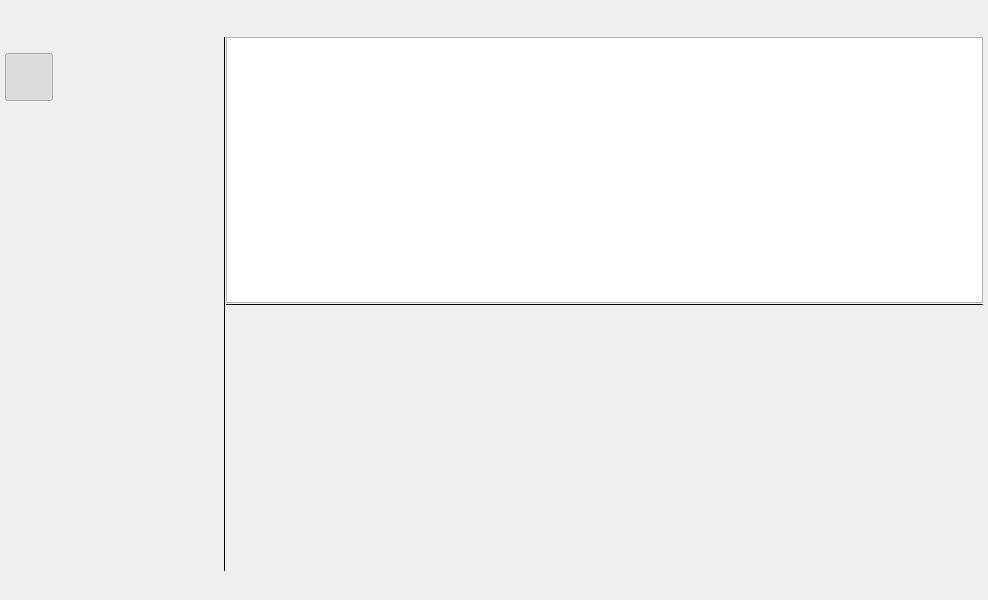
<?xml version="1.0" encoding="UTF-8"?>
<ui version="4.0">
 <class>Sho</class>
 <widget class="QMainWindow" name="Sho">
  <property name="geometry">
   <rect>
    <x>0</x>
    <y>0</y>
    <width>988</width>
    <height>600</height>
   </rect>
  </property>
  <property name="windowTitle">
   <string>MainWindow</string>
  </property>
  <property name="styleSheet">
   <string notr="true"/>
  </property>
  <widget class="QWidget" name="outer">
   <property name="styleSheet">
    <string notr="true"/>
   </property>
   <layout class="QVBoxLayout" name="appMargins">
    <property name="spacing">
     <number>0</number>
    </property>
    <property name="leftMargin">
     <number>5</number>
    </property>
    <property name="topMargin">
     <number>5</number>
    </property>
    <property name="rightMargin">
     <number>5</number>
    </property>
    <property name="bottomMargin">
     <number>5</number>
    </property>
    <item>
     <layout class="QHBoxLayout" name="horizontalLayout_6" stretch="0,0,1">
      <property name="spacing">
       <number>0</number>
      </property>
      <item>
       <widget class="QFrame" name="toolBar">
        <property name="sizePolicy">
         <sizepolicy hsizetype="Fixed" vsizetype="Preferred">
          <horstretch>0</horstretch>
          <verstretch>0</verstretch>
         </sizepolicy>
        </property>
        <property name="minimumSize">
         <size>
          <width>48</width>
          <height>0</height>
         </size>
        </property>
        <property name="maximumSize">
         <size>
          <width>48</width>
          <height>16777215</height>
         </size>
        </property>
        <property name="styleSheet">
         <string notr="true"/>
        </property>
        <property name="frameShape">
         <enum>QFrame::NoFrame</enum>
        </property>
        <property name="frameShadow">
         <enum>QFrame::Plain</enum>
        </property>
        <property name="lineWidth">
         <number>0</number>
        </property>
        <layout class="QVBoxLayout" name="verticalLayout_2">
         <property name="spacing">
          <number>0</number>
         </property>
         <property name="leftMargin">
          <number>0</number>
         </property>
         <property name="topMargin">
          <number>0</number>
         </property>
         <property name="rightMargin">
          <number>0</number>
         </property>
         <property name="bottomMargin">
          <number>0</number>
         </property>
         <item>
          <widget class="QToolButton" name="dataBase">
           <property name="minimumSize">
            <size>
             <width>48</width>
             <height>48</height>
            </size>
           </property>
           <property name="maximumSize">
            <size>
             <width>48</width>
             <height>48</height>
            </size>
           </property>
           <property name="toolTip">
            <string>Connect to DB/Create DB</string>
           </property>
           <property name="styleSheet">
            <string notr="true"/>
           </property>
           <property name="text">
            <string/>
           </property>
           <property name="iconSize">
            <size>
             <width>32</width>
             <height>32</height>
            </size>
           </property>
           <property name="autoRaise">
            <bool>true</bool>
           </property>
          </widget>
         </item>
         <item>
          <widget class="QToolButton" name="btnDir">
           <property name="minimumSize">
            <size>
             <width>48</width>
             <height>48</height>
            </size>
           </property>
           <property name="maximumSize">
            <size>
             <width>48</width>
             <height>48</height>
            </size>
           </property>
           <property name="toolTip">
            <string>Show file list for current directory</string>
           </property>
           <property name="styleSheet">
            <string notr="true"/>
           </property>
           <property name="text">
            <string/>
           </property>
           <property name="iconSize">
            <size>
             <width>32</width>
             <height>32</height>
            </size>
           </property>
           <property name="checkable">
            <bool>true</bool>
           </property>
           <property name="checked">
            <bool>true</bool>
           </property>
           <property name="autoExclusive">
            <bool>true</bool>
           </property>
           <property name="autoRaise">
            <bool>true</bool>
           </property>
           <attribute name="buttonGroup">
            <string notr="true">buttons</string>
           </attribute>
          </widget>
         </item>
         <item>
          <widget class="QToolButton" name="btnFilter">
           <property name="minimumSize">
            <size>
             <width>48</width>
             <height>48</height>
            </size>
           </property>
           <property name="maximumSize">
            <size>
             <width>48</width>
             <height>48</height>
            </size>
           </property>
           <property name="toolTip">
            <string>Show file list according the filter</string>
           </property>
           <property name="styleSheet">
            <string notr="true"/>
           </property>
           <property name="text">
            <string/>
           </property>
           <property name="iconSize">
            <size>
             <width>32</width>
             <height>32</height>
            </size>
           </property>
           <property name="checkable">
            <bool>true</bool>
           </property>
           <property name="checked">
            <bool>false</bool>
           </property>
           <property name="autoExclusive">
            <bool>true</bool>
           </property>
           <property name="autoRaise">
            <bool>true</bool>
           </property>
           <attribute name="buttonGroup">
            <string notr="true">buttons</string>
           </attribute>
          </widget>
         </item>
         <item>
          <widget class="QToolButton" name="btnFilterSetup">
           <property name="minimumSize">
            <size>
             <width>48</width>
             <height>48</height>
            </size>
           </property>
           <property name="maximumSize">
            <size>
             <width>48</width>
             <height>48</height>
            </size>
           </property>
           <property name="toolTip">
            <string>Setup file list filter</string>
           </property>
           <property name="text">
            <string/>
           </property>
           <property name="iconSize">
            <size>
             <width>32</width>
             <height>32</height>
            </size>
           </property>
           <property name="checkable">
            <bool>true</bool>
           </property>
           <property name="autoRaise">
            <bool>true</bool>
           </property>
           <attribute name="buttonGroup">
            <string notr="true">buttons</string>
           </attribute>
          </widget>
         </item>
         <item>
          <widget class="QToolButton" name="btnScan">
           <property name="minimumSize">
            <size>
             <width>48</width>
             <height>48</height>
            </size>
           </property>
           <property name="maximumSize">
            <size>
             <width>48</width>
             <height>48</height>
            </size>
           </property>
           <property name="toolTip">
            <string>Scan file system to add files into DB</string>
           </property>
           <property name="styleSheet">
            <string notr="true"/>
           </property>
           <property name="text">
            <string/>
           </property>
           <property name="iconSize">
            <size>
             <width>32</width>
             <height>32</height>
            </size>
           </property>
           <property name="autoRaise">
            <bool>true</bool>
           </property>
          </widget>
         </item>
         <item>
          <spacer name="verticalSpacer">
           <property name="orientation">
            <enum>Qt::Vertical</enum>
           </property>
           <property name="sizeHint" stdset="0">
            <size>
             <width>20</width>
             <height>286</height>
            </size>
           </property>
          </spacer>
         </item>
         <item>
          <widget class="QToolButton" name="btnToggleBar">
           <property name="minimumSize">
            <size>
             <width>48</width>
             <height>48</height>
            </size>
           </property>
           <property name="maximumSize">
            <size>
             <width>48</width>
             <height>48</height>
            </size>
           </property>
           <property name="toolTip">
            <string>Toggle Navigator bar</string>
           </property>
           <property name="styleSheet">
            <string notr="true"/>
           </property>
           <property name="text">
            <string/>
           </property>
           <property name="iconSize">
            <size>
             <width>32</width>
             <height>32</height>
            </size>
           </property>
           <property name="autoRaise">
            <bool>true</bool>
           </property>
          </widget>
         </item>
         <item>
          <widget class="QToolButton" name="btnSetup">
           <property name="minimumSize">
            <size>
             <width>48</width>
             <height>48</height>
            </size>
           </property>
           <property name="maximumSize">
            <size>
             <width>48</width>
             <height>48</height>
            </size>
           </property>
           <property name="toolTip">
            <string>Menu</string>
           </property>
           <property name="styleSheet">
            <string notr="true"/>
           </property>
           <property name="text">
            <string/>
           </property>
           <property name="iconSize">
            <size>
             <width>32</width>
             <height>32</height>
            </size>
           </property>
           <property name="popupMode">
            <enum>QToolButton::InstantPopup</enum>
           </property>
           <property name="autoRaise">
            <bool>true</bool>
           </property>
          </widget>
         </item>
        </layout>
       </widget>
      </item>
      <item>
       <widget class="QFrame" name="container">
        <property name="sizePolicy">
         <sizepolicy hsizetype="Fixed" vsizetype="Preferred">
          <horstretch>0</horstretch>
          <verstretch>0</verstretch>
         </sizepolicy>
        </property>
        <property name="minimumSize">
         <size>
          <width>170</width>
          <height>0</height>
         </size>
        </property>
        <property name="maximumSize">
         <size>
          <width>170</width>
          <height>16777215</height>
         </size>
        </property>
        <property name="whatsThis">
         <string comment="Selected views..."/>
        </property>
        <property name="layoutDirection">
         <enum>Qt::LeftToRight</enum>
        </property>
        <property name="styleSheet">
         <string notr="true"/>
        </property>
       </widget>
      </item>
      <item>
       <widget class="QFrame" name="fileFrame">
        <property name="sizePolicy">
         <sizepolicy hsizetype="Preferred" vsizetype="Preferred">
          <horstretch>0</horstretch>
          <verstretch>0</verstretch>
         </sizepolicy>
        </property>
        <property name="minimumSize">
         <size>
          <width>170</width>
          <height>0</height>
         </size>
        </property>
        <property name="frameShape">
         <enum>QFrame::NoFrame</enum>
        </property>
        <property name="frameShadow">
         <enum>QFrame::Plain</enum>
        </property>
        <property name="lineWidth">
         <number>0</number>
        </property>
        <layout class="QVBoxLayout" name="verticalLayout_3">
         <property name="spacing">
          <number>0</number>
         </property>
         <property name="leftMargin">
          <number>0</number>
         </property>
         <property name="topMargin">
          <number>0</number>
         </property>
         <property name="rightMargin">
          <number>0</number>
         </property>
         <property name="bottomMargin">
          <number>0</number>
         </property>
         <item>
          <widget class="QFrame" name="topBar">
           <property name="sizePolicy">
            <sizepolicy hsizetype="Preferred" vsizetype="Fixed">
             <horstretch>0</horstretch>
             <verstretch>0</verstretch>
            </sizepolicy>
           </property>
           <property name="minimumSize">
            <size>
             <width>0</width>
             <height>32</height>
            </size>
           </property>
           <property name="maximumSize">
            <size>
             <width>16777215</width>
             <height>32</height>
            </size>
           </property>
           <property name="styleSheet">
            <string notr="true"/>
           </property>
           <property name="frameShape">
            <enum>QFrame::NoFrame</enum>
           </property>
           <property name="frameShadow">
            <enum>QFrame::Plain</enum>
           </property>
           <property name="lineWidth">
            <number>0</number>
           </property>
           <layout class="QHBoxLayout" name="horizontalLayout_4">
            <property name="spacing">
             <number>0</number>
            </property>
            <property name="leftMargin">
             <number>0</number>
            </property>
            <property name="topMargin">
             <number>0</number>
            </property>
            <property name="rightMargin">
             <number>0</number>
            </property>
            <property name="bottomMargin">
             <number>0</number>
            </property>
            <item>
             <layout class="QHBoxLayout" name="horizontalLayout_2">
              <property name="leftMargin">
               <number>9</number>
              </property>
              <property name="rightMargin">
               <number>24</number>
              </property>
              <item>
               <widget class="QLabel" name="current_filename">
                <property name="text">
                 <string/>
                </property>
               </widget>
              </item>
              <item>
               <spacer name="horizontalSpacer">
                <property name="orientation">
                 <enum>Qt::Horizontal</enum>
                </property>
                <property name="sizeHint" stdset="0">
                 <size>
                  <width>347</width>
                  <height>20</height>
                 </size>
                </property>
               </spacer>
              </item>
              <item>
               <widget class="QToolButton" name="btn_search">
                <property name="toolTip">
                 <string>Search file(s) by name</string>
                </property>
                <property name="text">
                 <string/>
                </property>
                <property name="popupMode">
                 <enum>QToolButton::InstantPopup</enum>
                </property>
                <property name="autoRaise">
                 <bool>true</bool>
                </property>
               </widget>
              </item>
              <item>
               <widget class="QToolButton" name="field_menu">
                <property name="sizePolicy">
                 <sizepolicy hsizetype="Fixed" vsizetype="Fixed">
                  <horstretch>22</horstretch>
                  <verstretch>22</verstretch>
                 </sizepolicy>
                </property>
                <property name="minimumSize">
                 <size>
                  <width>22</width>
                  <height>22</height>
                 </size>
                </property>
                <property name="toolTip">
                 <string>Show/Hide fields</string>
                </property>
                <property name="text">
                 <string/>
                </property>
                <property name="popupMode">
                 <enum>QToolButton::InstantPopup</enum>
                </property>
                <property name="autoRaise">
                 <bool>true</bool>
                </property>
               </widget>
              </item>
             </layout>
            </item>
            <item>
             <layout class="QHBoxLayout" name="horizontalLayout">
              <property name="spacing">
               <number>0</number>
              </property>
              <item>
               <widget class="QToolButton" name="minimize">
                <property name="minimumSize">
                 <size>
                  <width>46</width>
                  <height>32</height>
                 </size>
                </property>
                <property name="maximumSize">
                 <size>
                  <width>46</width>
                  <height>32</height>
                 </size>
                </property>
                <property name="text">
                 <string notr="true"/>
                </property>
                <property name="iconSize">
                 <size>
                  <width>24</width>
                  <height>24</height>
                 </size>
                </property>
                <property name="autoRaise">
                 <bool>true</bool>
                </property>
               </widget>
              </item>
              <item>
               <widget class="QToolButton" name="maximize">
                <property name="minimumSize">
                 <size>
                  <width>46</width>
                  <height>32</height>
                 </size>
                </property>
                <property name="maximumSize">
                 <size>
                  <width>46</width>
                  <height>32</height>
                 </size>
                </property>
                <property name="text">
                 <string notr="true"/>
                </property>
                <property name="iconSize">
                 <size>
                  <width>24</width>
                  <height>24</height>
                 </size>
                </property>
                <property name="autoRaise">
                 <bool>true</bool>
                </property>
               </widget>
              </item>
              <item>
               <widget class="QToolButton" name="close">
                <property name="minimumSize">
                 <size>
                  <width>46</width>
                  <height>32</height>
                 </size>
                </property>
                <property name="maximumSize">
                 <size>
                  <width>46</width>
                  <height>32</height>
                 </size>
                </property>
                <property name="text">
                 <string notr="true"/>
                </property>
                <property name="iconSize">
                 <size>
                  <width>28</width>
                  <height>28</height>
                 </size>
                </property>
                <property name="autoRaise">
                 <bool>true</bool>
                </property>
               </widget>
              </item>
             </layout>
            </item>
           </layout>
          </widget>
         </item>
         <item>
          <widget class="QFrame" name="bottomFileFrame">
           <layout class="QHBoxLayout" name="horizontalLayout_5">
            <property name="spacing">
             <number>0</number>
            </property>
            <property name="leftMargin">
             <number>0</number>
            </property>
            <property name="topMargin">
             <number>0</number>
            </property>
            <property name="rightMargin">
             <number>0</number>
            </property>
            <property name="bottomMargin">
             <number>0</number>
            </property>
            <item>
             <widget class="QFrame" name="vSplit">
              <property name="minimumSize">
               <size>
                <width>0</width>
                <height>0</height>
               </size>
              </property>
              <property name="maximumSize">
               <size>
                <width>16777215</width>
                <height>16777215</height>
               </size>
              </property>
              <property name="styleSheet">
               <string notr="true"/>
              </property>
              <property name="frameShape">
               <enum>QFrame::VLine</enum>
              </property>
              <property name="frameShadow">
               <enum>QFrame::Plain</enum>
              </property>
              <property name="lineWidth">
               <number>0</number>
              </property>
              <property name="midLineWidth">
               <number>3</number>
              </property>
             </widget>
            </item>
            <item>
             <layout class="QVBoxLayout" name="verticalLayout" stretch="0,0,0">
              <property name="spacing">
               <number>0</number>
              </property>
              <item>
               <widget class="QTreeView" name="file_list">
                <property name="sizePolicy">
                 <sizepolicy hsizetype="Preferred" vsizetype="Preferred">
                  <horstretch>0</horstretch>
                  <verstretch>0</verstretch>
                 </sizepolicy>
                </property>
                <property name="contextMenuPolicy">
                 <enum>Qt::CustomContextMenu</enum>
                </property>
                <property name="toolTip">
                 <string/>
                </property>
                <property name="styleSheet">
                 <string notr="true"/>
                </property>
                <property name="lineWidth">
                 <number>2</number>
                </property>
                <property name="dragEnabled">
                 <bool>true</bool>
                </property>
                <property name="dragDropMode">
                 <enum>QAbstractItemView::DragOnly</enum>
                </property>
                <property name="selectionMode">
                 <enum>QAbstractItemView::ExtendedSelection</enum>
                </property>
                <property name="indentation">
                 <number>3</number>
                </property>
                <property name="uniformRowHeights">
                 <bool>true</bool>
                </property>
                <property name="itemsExpandable">
                 <bool>false</bool>
                </property>
                <property name="sortingEnabled">
                 <bool>true</bool>
                </property>
                <property name="expandsOnDoubleClick">
                 <bool>false</bool>
                </property>
                <attribute name="headerStretchLastSection">
                 <bool>false</bool>
                </attribute>
               </widget>
              </item>
              <item>
               <widget class="QFrame" name="hSplit">
                <property name="sizePolicy">
                 <sizepolicy hsizetype="Preferred" vsizetype="Fixed">
                  <horstretch>0</horstretch>
                  <verstretch>0</verstretch>
                 </sizepolicy>
                </property>
                <property name="minimumSize">
                 <size>
                  <width>0</width>
                  <height>3</height>
                 </size>
                </property>
                <property name="frameShape">
                 <enum>QFrame::HLine</enum>
                </property>
                <property name="frameShadow">
                 <enum>QFrame::Plain</enum>
                </property>
                <property name="lineWidth">
                 <number>0</number>
                </property>
                <property name="midLineWidth">
                 <number>3</number>
                </property>
               </widget>
              </item>
              <item>
               <widget class="QFrame" name="noteHolder">
                <property name="sizePolicy">
                 <sizepolicy hsizetype="Preferred" vsizetype="Preferred">
                  <horstretch>0</horstretch>
                  <verstretch>0</verstretch>
                 </sizepolicy>
                </property>
                <property name="minimumSize">
                 <size>
                  <width>0</width>
                  <height>0</height>
                 </size>
                </property>
                <property name="styleSheet">
                 <string notr="true"/>
                </property>
                <property name="frameShape">
                 <enum>QFrame::NoFrame</enum>
                </property>
                <property name="frameShadow">
                 <enum>QFrame::Plain</enum>
                </property>
                <property name="lineWidth">
                 <number>0</number>
                </property>
               </widget>
              </item>
             </layout>
            </item>
           </layout>
          </widget>
         </item>
        </layout>
       </widget>
      </item>
     </layout>
    </item>
    <item>
     <widget class="QFrame" name="status">
      <property name="sizePolicy">
       <sizepolicy hsizetype="Preferred" vsizetype="Fixed">
        <horstretch>0</horstretch>
        <verstretch>0</verstretch>
       </sizepolicy>
      </property>
      <property name="minimumSize">
       <size>
        <width>0</width>
        <height>24</height>
       </size>
      </property>
      <property name="maximumSize">
       <size>
        <width>16777215</width>
        <height>24</height>
       </size>
      </property>
      <property name="styleSheet">
       <string notr="true"/>
      </property>
      <property name="frameShape">
       <enum>QFrame::NoFrame</enum>
      </property>
      <property name="frameShadow">
       <enum>QFrame::Plain</enum>
      </property>
      <property name="lineWidth">
       <number>0</number>
      </property>
      <layout class="QHBoxLayout" name="horizontalLayout_3">
       <property name="spacing">
        <number>16</number>
       </property>
       <property name="leftMargin">
        <number>9</number>
       </property>
       <property name="topMargin">
        <number>0</number>
       </property>
       <property name="rightMargin">
        <number>9</number>
       </property>
       <property name="bottomMargin">
        <number>0</number>
       </property>
       <item>
        <widget class="QLabel" name="busy">
         <property name="frameShape">
          <enum>QFrame::NoFrame</enum>
         </property>
         <property name="text">
          <string/>
         </property>
         <property name="alignment">
          <set>Qt::AlignCenter</set>
         </property>
         <property name="margin">
          <number>0</number>
         </property>
        </widget>
       </item>
       <item>
        <widget class="QLabel" name="db_name">
         <property name="toolTip">
          <string>Opened DB</string>
         </property>
         <property name="frameShape">
          <enum>QFrame::NoFrame</enum>
         </property>
         <property name="text">
          <string/>
         </property>
         <property name="alignment">
          <set>Qt::AlignCenter</set>
         </property>
         <property name="margin">
          <number>0</number>
         </property>
        </widget>
       </item>
       <item>
        <spacer name="horizontalSpacer_2">
         <property name="orientation">
          <enum>Qt::Horizontal</enum>
         </property>
         <property name="sizeHint" stdset="0">
          <size>
           <width>40</width>
           <height>20</height>
          </size>
         </property>
        </spacer>
       </item>
       <item>
        <widget class="QLabel" name="edited_file">
         <property name="enabled">
          <bool>false</bool>
         </property>
         <property name="toolTip">
          <string>filename of the note being edited</string>
         </property>
         <property name="text">
          <string/>
         </property>
        </widget>
       </item>
       <item>
        <widget class="QLabel" name="folder_path">
         <property name="toolTip">
          <string>Current branch of folder tree</string>
         </property>
         <property name="text">
          <string/>
         </property>
        </widget>
       </item>
       <item>
        <widget class="QLabel" name="file_count">
         <property name="toolTip">
          <string>Files in file list</string>
         </property>
         <property name="frameShape">
          <enum>QFrame::NoFrame</enum>
         </property>
         <property name="text">
          <string/>
         </property>
         <property name="margin">
          <number>0</number>
         </property>
        </widget>
       </item>
      </layout>
     </widget>
    </item>
   </layout>
  </widget>
 </widget>
 <resources/>
 <connections/>
 <buttongroups>
  <buttongroup name="buttons"/>
 </buttongroups>
</ui>
